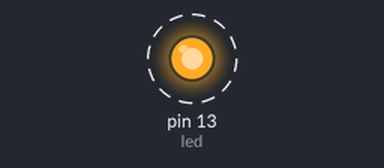
The sketch below on a simulated Arduino Uno, built with avr-gcc and run on an emulated ATmega328P. Parts: output pins drawn as LEDs (lit = HIGH). Dashed ring = blinking. What the sketch prints to the serial monitor is not drawn.

Above: at 0.05 s.
Timing chart, 0 to 3.0 s (numbered marks = the images above):
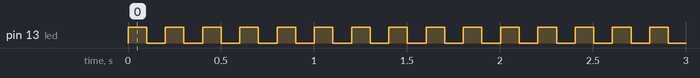

Measured:
- by itself, pin 13 (led): alternates HIGH for 0.10 s and LOW for 0.10 s

The sketch:

iGPSArduino_fakeinput.ino
```cpp
/* -.-.-.-.-.-.-.-.-.-.-.-.-.-.-.-.-.-.-.-.-.-.-.-.-.-.-.-..-.-.

* FILE: iGPSArduino_fakeinput.ino

* ORIGIN: Department of Mechanical Eng / CSAIL, MIT Cambridge MA

* CREATED: 18 Jul 2018

* MODIFIED: Thu 19 Jul 2018 01:04:33 PM EDT

* CREATED BY: Isaac Perper

_._._._._._._._._._._._._._._._._._._._._._._._._._._._._._._.*/

int led = 13;
unsigned int counter = 0;

void setup() {
  // put your setup code here, to run once:
  Serial.begin(9600);
  pinMode(led, OUTPUT);

}

void loop() {
  // put your main code here, to run repeatedly:
  String out = "$ 1 | 2 | 3 |" + String(counter++) + "\n";
  Serial.print(out);
  digitalWrite(led,HIGH);
  delay(100);
  digitalWrite(led,LOW);
  delay(100);
}
```
